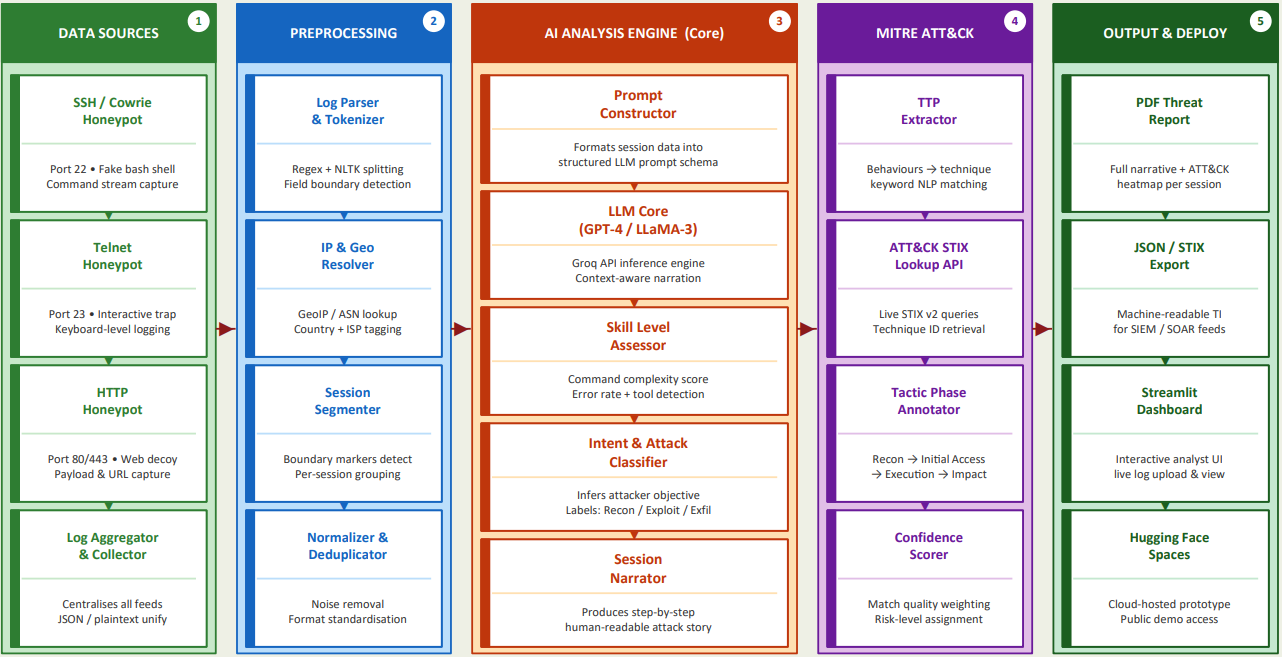
#> input picture report_images_light/architecture.png, 1282 x 657 px, found by its file name
$ python make_bw.py
#> lines starting #> are read from the running program, lines starting #| are printed output that depends on the picture; after the words box and inside, x2 and y2 are one past the last pixel; in counts of white or black regions, pixels touching at a corner belong together
import cv2
import numpy as np

def main():
    input_path = r'C:\Users\rishe\OneDrive\Desktop\Honeypot\report_images_light\architecture.png'
    output_path = r'C:\Users\rishe\OneDrive\Desktop\Honeypot\report_images_light\architecture_bw.png'

    img = cv2.imread(input_path, cv2.IMREAD_UNCHANGED)
#> img is the input picture: shape (657, 1282, 4); mean B, G, R, A 216, 217.2, 218, 255
    if img is None:
        print("Could not read image")
        return

    # If image has alpha channel, composite it onto a black background
    if img.shape[2] == 4:
        alpha = img[:,:,3].astype(float) / 255.0
#> alpha: shape (657, 1282) float64; every value is 1
        bg = np.zeros_like(img[:,:,:3])
        for c in range(3):
            bg[:,:,c] = img[:,:,c] * alpha
        gray = cv2.cvtColor(bg, cv2.COLOR_BGR2GRAY)
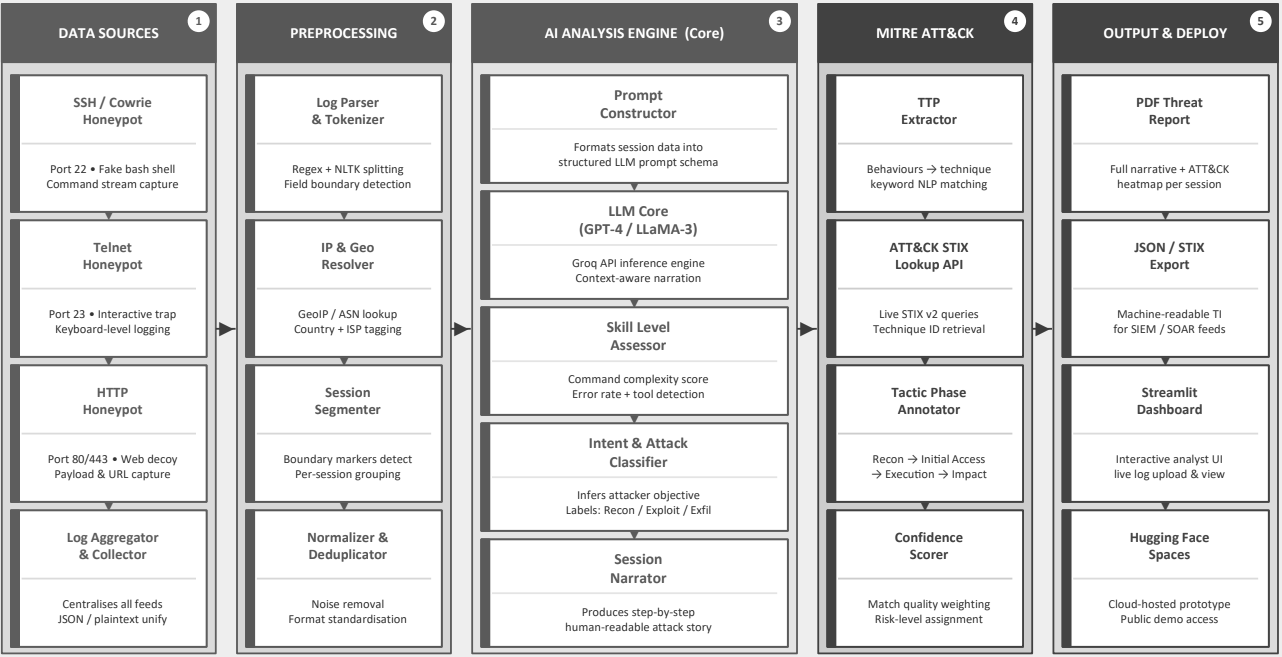
#> gray: shape (657, 1282); min 51, max 255, mean 217.2
    else:
        gray = cv2.cvtColor(img, cv2.COLOR_BGR2GRAY)

    # We want to extract text and borders (which are brighter than their surroundings).
    # adaptiveThreshold with a negative C will set pixels to 255 if they are significantly brighter than local mean.
    # blockSize must be odd. 15 is a good start.
    edges = cv2.adaptiveThreshold(gray, 255, cv2.ADAPTIVE_THRESH_GAUSSIAN_C, cv2.THRESH_BINARY, 21, -5)
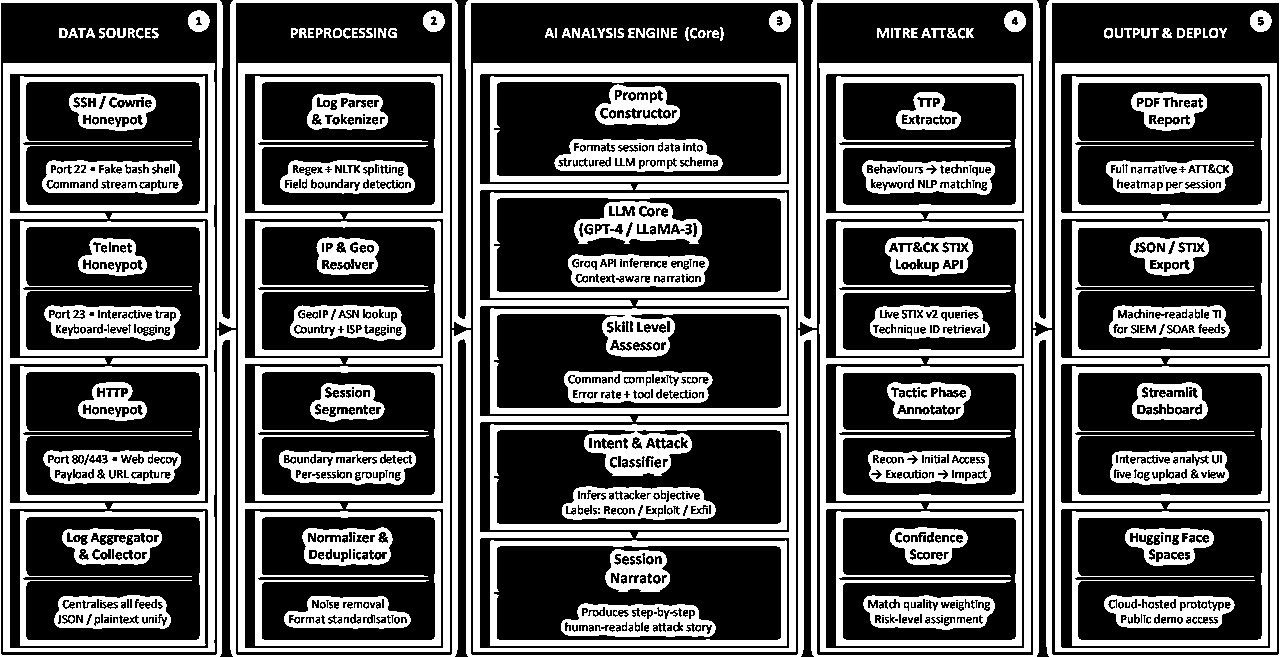
#> edges: shape (657, 1282); 37.6% white; 661 white regions (517 under 20 px), largest, box (x1, y1, x2, y2) and area: (0, 0, 1282, 657) 39150, (473, 63, 796, 652) 20176, (238, 63, 450, 652) 14686

    # Invert the edges so we get black lines on white background
    bw = cv2.bitwise_not(edges)

    # Let's apply a slight morphological operation to clean up noise if needed, but for now just save it.
    cv2.imwrite(output_path, bw)
    print(f"Saved BW image to {output_path}")

if __name__ == "__main__":
    main()
